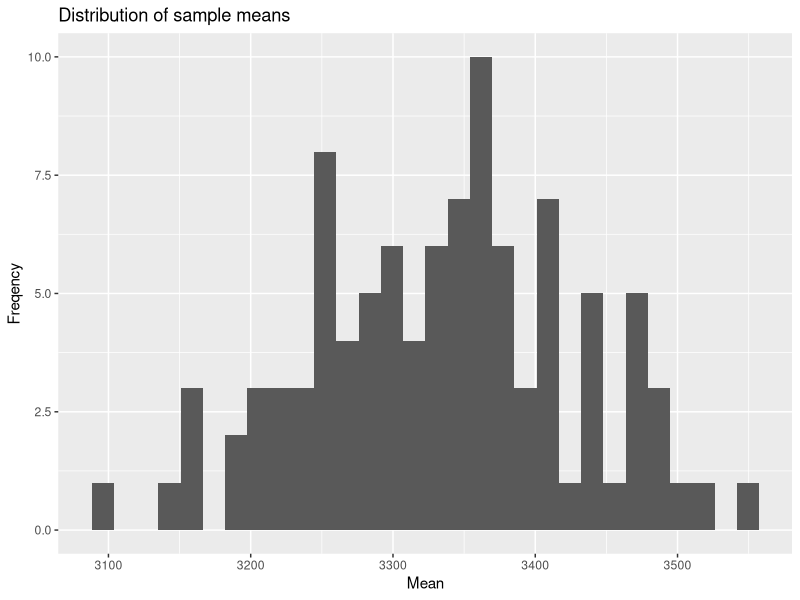
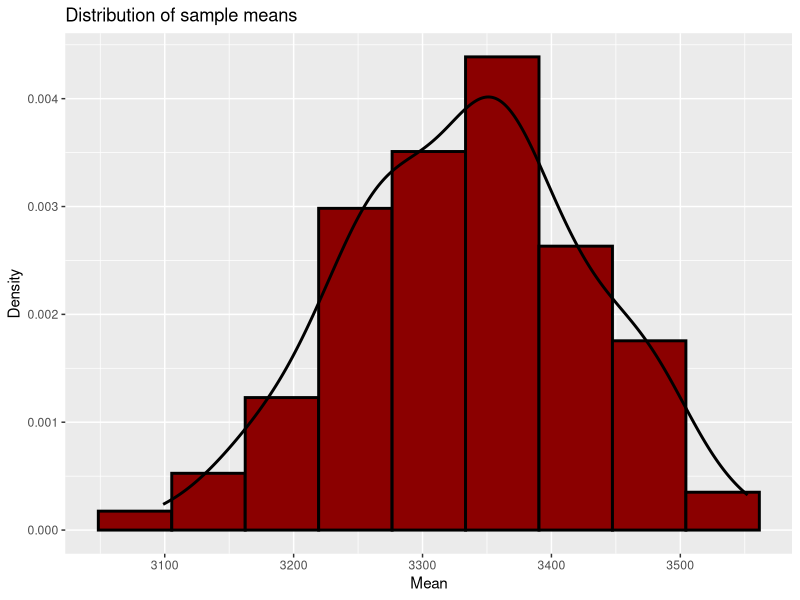
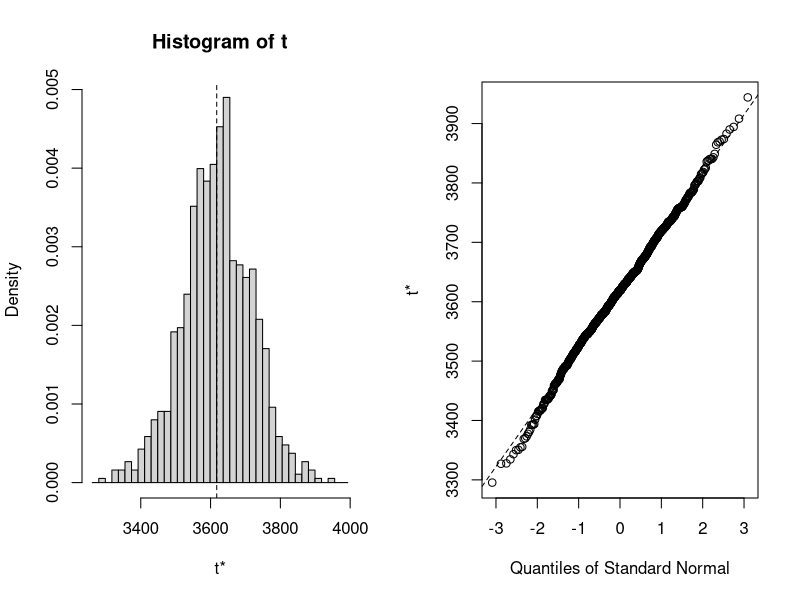
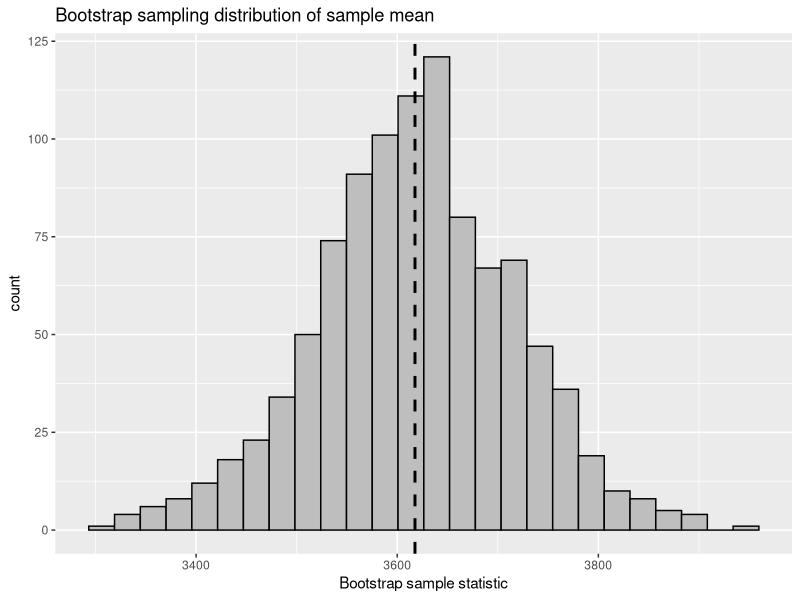
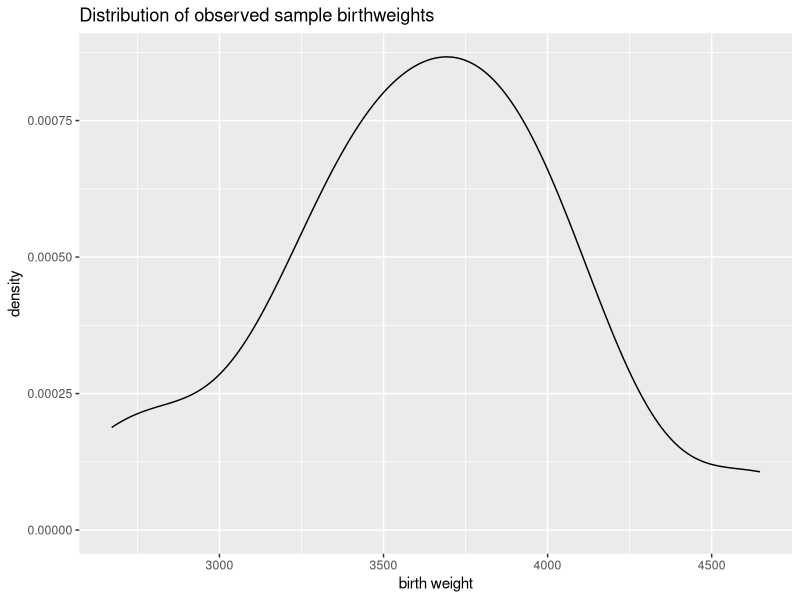
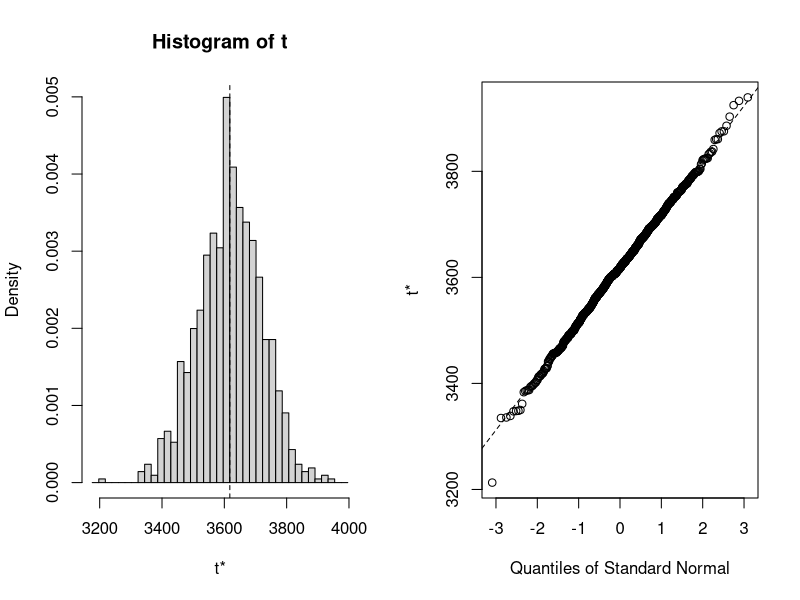

The R source for these figures, in order:
## ---- chunk 1
knitr::opts_chunk$set(echo = TRUE,fig.height=3.5, fig.width=3.5, message=FALSE, warning=FALSE)
## ---- chunk 2
set.seed(1252)
df <- rnorm(20,3333,430)
df
## ---- chunk 3
mean(df)
## ---- chunk 4
set.seed(1020)
df <- list()
statistic <- vector()
for (i in 1:100) {
  df[[i]] <- rnorm(20,3333,430)
  statistic[i] <- mean(df[[i]]) }
## ---- chunk 5
require(ggplot2)
ggplot(data.frame(statistic), aes(statistic)) + geom_histogram() + labs(x= "Mean", y= "Freqency", title = "Distribution of sample means")
## ---- chunk 6
binw <- 2*(IQR(statistic)/length(statistic)^(1/3))
ggplot(data.frame(statistic), aes(statistic)) + geom_histogram(aes(y=..density..),binwidth = binw,fill="darkred",colour="black",size=1) + geom_density(aes(y=..density..),size=1) + labs(x= "Mean", y= "Density", title = "Distribution of sample means")
## ---- chunk 7
set.seed(1252)
df <- rnorm(20,3333,430)
## ---- chunk 8
# loop
theta_star <- vector()
for (i in 1:1000){
  theta_star[i] <- mean(sample(df,size=length(df),replace = T))
  # First take sample with replacement from obseerved data of same size & then, calculte sample statistic in each, repeat this 1000 times
}
## ---- chunk 9
theta_boot <- mean(theta_star) # bootstrap estimate of theta_hat
theta_boot
## ---- chunk 10
boot_se <- sd(theta_star) # standard eorrs of the estimate
boot_se
## ---- chunk 11
bias <- theta_boot - mean(df)
bias
## ---- chunk 12
MSE <- mean((theta_boot- mean(df))^2)
MSE
## ---- chunk 13
CI <-c(theta_boot-1.96*boot_se,theta_boot +1.96*boot_se)
CI
## ---- chunk 14
require(boot)
theta_star_function <- function(x,i) mean(x[i])
#
B <- boot(data = df, statistic = theta_star_function, R=1000, stype = "i" )
B
## ---- chunk 15
plot(B)
## ---- chunk 16
binw <- 2*(IQR(B$t)/length(B$t)^(1/3))
ggplot(data.frame(B$t), aes(B.t)) + geom_histogram(fill="grey", colour="black", binwidth = binw) + geom_vline(xintercept = B$t0, linetype="dashed", size=1) + labs(x="Bootstrap sample statistic", title="Bootstrap sampling distribution of sample mean")
## ---- chunk 17
boot.ci(B)
## ---- chunk 18
ggplot(data.frame(df), aes(df)) + geom_density() + labs(x= "birth weight", title = "Distribution of observed sample birthweights")
## ---- chunk 19
theta_star <- vector()
for (i in 1:1000){
  theta_star[i] <- mean(rnorm(length(df),mean = 3617.7 ,sd = 464.6))
}
## ---- chunk 20
theta_boot <- mean(theta_star) # bootstrap estimate of theta_hat
theta_boot
## ---- chunk 21
boot_se <- sd(theta_star) # standard eorrs of the estimate
boot_se
## ---- chunk 22
bias <- theta_boot - mean(df)
bias
## ---- chunk 23
MSE <- mean((theta_boot- mean(df))^2)
MSE
## ---- chunk 24
CI <-c(theta_boot-1.96*boot_se,theta_boot +1.96*boot_se)
CI
## ---- chunk 25

gen_function <- function(x,mle) {
  data <- rnorm(length(x),mle[1],mle[2])
  return(data)}
## ---- chunk 26
# function to calculate sample statistic 
theta_star_function <- function(x,i) mean(x[i])
## ---- chunk 27
B <- boot(data = df, sim = "parametric", ran.gen =  gen_function, mle = c(3617.7,464.6), statistic = theta_star_function, R=1000)
B
## ---- chunk 28
plot(B)
## ---- chunk 29
boot.ci(B,type = "perc")
